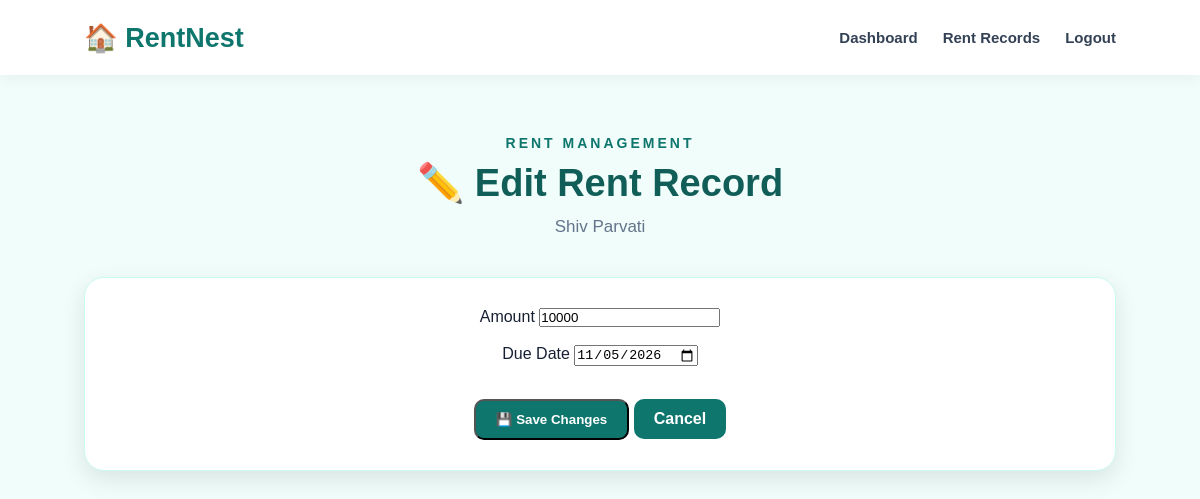
Screenshot of /edit-rent/2 (signed in) with the database file from the repository.
### tables this page shows
CREATE TABLE properties (

            id INTEGER PRIMARY KEY AUTOINCREMENT,

            owner_id INTEGER,

            title TEXT NOT NULL,

            property_type TEXT NOT NULL,

            location TEXT NOT NULL,

            rent INTEGER NOT NULL,

            deposit INTEGER,

            facilities TEXT,

            image TEXT,

            status TEXT DEFAULT 'Available'

        );

CREATE TABLE rent_records (

        id INTEGER PRIMARY KEY AUTOINCREMENT,

        tenant_id INTEGER,

        property_id INTEGER,

        amount INTEGER NOT NULL,

        due_date TEXT,

        status TEXT DEFAULT 'Pending',

        payment_date TIMESTAMP DEFAULT CURRENT_TIMESTAMP

    );

### app.py (the view, shortened to what this page needs)
@app.route("/edit-rent/<int:rent_id>", methods=["GET", "POST"])
@role_required("Owner")
def edit_rent(rent_id):
    connection = get_db_connection()
    rent = connection.execute("""SELECT rent_records.*, properties.title AS property_title FROM rent_records JOIN properties ON rent_records.property_id=properties.id WHERE rent_records.id=? AND properties.owner_id=?""", (rent_id, session["user_id"])).fetchone()
    if not rent:
        connection.close(); return "Rent Record Not Found", 404
    connection.close()
    return render_template("edit_rent.html", rent=rent)

### app.py (called while the page is built)
def role_required(role):
    def decorator(view):
        @wraps(view)
        def wrapped(*args, **kwargs):
            if "user_id" not in session:
                return redirect(url_for("login"))
            if session.get("role") != role:
                return redirect(url_for("home"))
            return view(*args, **kwargs)
        return wrapped
    return decorator

### database.py (called while the page is built)
def get_db_connection():
    connection = sqlite3.connect(DATABASE)
    connection.row_factory = sqlite3.Row
    return connection

### templates/edit_rent.html (shortened to what this page needs)
<!DOCTYPE html>
<html lang="en">
    <head>
        <link rel="stylesheet" href="{{ url_for('static', filename='style.css') }}">
    </head>
<body class="dashboard-page">
    <nav class="navbar">
        <div class="logo">🏠 RentNest</div>
        <div class="nav-links">
            <a href="/owner-dashboard">Dashboard</a>
            <a href="/owner-rent">Rent Records</a>
            <a href="/logout">Logout</a>
        </div>
    </nav>
<section class="tenant-dashboard">
    <div class="dashboard-heading">
        <p class="small-heading">RENT MANAGEMENT</p>
        <h1>✏️ Edit Rent Record</h1>
        <p>{{ rent['property_title'] }}</p>
    </div>
    <div class="dashboard-card">
        <form method="POST"><label>Amount</label>
            <input type="number" name="amount" min="1" value="{{ rent['amount'] }}" required>
            <br>
            <br>
            <label>Due Date</label>
            <input type="date" name="due_date" value="{{ rent['due_date'] }}">
            <br>
            <br>
            <button type="submit" class="card-button">💾 Save Changes</button>
             <a href="/owner-rent" class="card-button">Cancel</a>
</form>
</div>
</section>
</body>
</html>

### static/style.css (style rules this page uses)
* { margin: 0; padding: 0; box-sizing: border-box; }
body { font-family: Arial, Helvetica, sans-serif; background: #f8fafc; color: #172033; }
.navbar { height: 75px; display: flex; align-items: center; justify-content: space-between; padding: 0 7%; background: white; box-shadow: 0 2px 15px rgba(0, 0, 0, 0.06); position: sticky; top: 0; z-index: 100; }
.logo { font-size: 27px; font-weight: bold; color: #0f766e; }
.nav-links { display: flex; align-items: center; gap: 25px; }
.nav-links a { text-decoration: none; color: #334155; font-size: 15px; font-weight: 600; }
.small-heading { color: #14b8a6; font-size: 14px; font-weight: bold; letter-spacing: 2px; margin-bottom: 15px; }
.dashboard-heading { text-align: center; margin-bottom: 45px; }
.dashboard-heading .small-heading { color: #0f766e; font-size: 14px; font-weight: bold; letter-spacing: 3px; margin-bottom: 10px; }
.dashboard-heading h1 { font-size: 42px; margin: 0 0 12px; color: #172033; }
.dashboard-heading > p:last-child { font-size: 17px; color: #64748b; }
.dashboard-card { background: white; padding: 30px 25px; border-radius: 18px; box-shadow: 0 8px 25px rgba(0, 0, 0, 0.08); transition: 0.3s; border: 1px solid #e5e7eb; }
.card-button { display: inline-block; margin-top: 12px; padding: 11px 18px; background: #0f766e; color: white; text-decoration: none; border-radius: 8px; font-weight: bold; transition: 0.3s; }
.dashboard-page { background: #f0fdfa; }
.tenant-dashboard { min-height: calc(100vh - 80px); padding: 60px 7%; }
.tenant-dashboard .dashboard-heading { text-align: center; margin-bottom: 40px; }
.tenant-dashboard .dashboard-heading h1 { color: #115e59; font-size: 38px; }
.tenant-dashboard .dashboard-card { background: white; border-radius: 20px; padding: 30px; text-align: center; box-shadow: 0 8px 25px rgba(0,0,0,0.10); border: 1px solid #ccfbf1; }
.tenant-dashboard .card-button { display: inline-block; margin-top: 15px; padding: 11px 20px; background: #0f766e; color: white; text-decoration: none; border-radius: 10px; }

### rows the page displays
properties: property_title "Shiv Parvati"
rent_records: amount "10000", due_date "11/05/2026"
